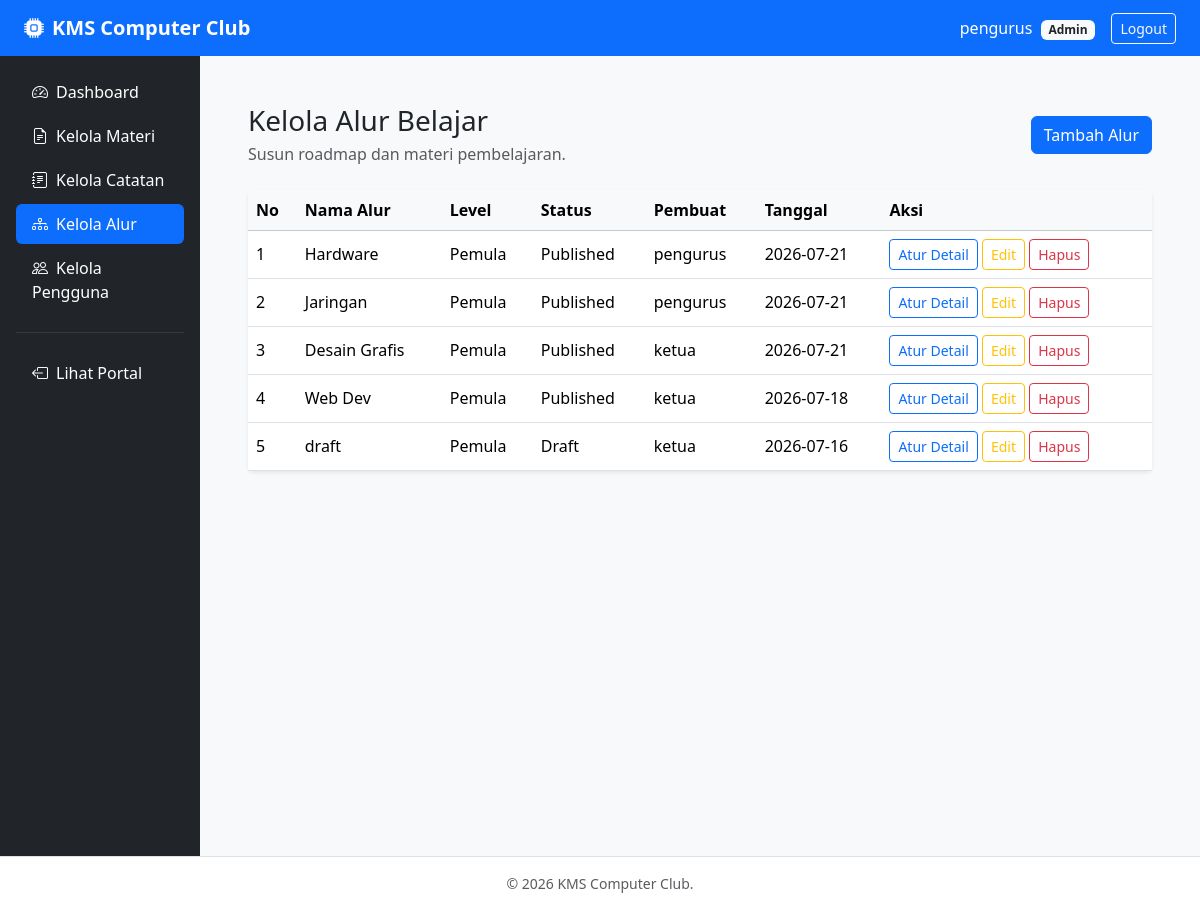
Screenshot of /admin/kelola_alur.php (signed in) with the database file from the repository.
### tables this page shows
CREATE TABLE `alur_pembelajaran` (
  `id_alur` int(11) NOT NULL,
  `id_user` int(11) NOT NULL,
  `nama_alur` varchar(255) NOT NULL,
  `tingkat_level` varchar(50) DEFAULT NULL,
  `status` enum('Draft','Published') DEFAULT 'Draft',
  `tgl_dibuat` date NOT NULL
);

CREATE TABLE `pengguna` (
  `id_user` int(11) NOT NULL,
  `nama_lengkap` varchar(150) NOT NULL,
  `kelas` varchar(50) NOT NULL,
  `username` varchar(100) NOT NULL,
  `password` varchar(255) NOT NULL,
  `kartu_pelajar` varchar(255) DEFAULT NULL,
  `status_akun` enum('Pending','Aktif','Ditolak') DEFAULT 'Pending',
  `alasan_masuk` text DEFAULT NULL,
  `role` enum('Super Admin','Admin','Anggota') NOT NULL DEFAULT 'Anggota'
);

### admin/kelola_alur.php (the view, shortened to what this page needs)
<?php
require_once '../config/koneksi.php';
$data = $conn->query(
    'SELECT a.*, p.nama_lengkap pembuat
     FROM ALUR_PEMBELAJARAN a
     JOIN PENGGUNA p ON p.id_user = a.id_user
     ORDER BY a.id_alur DESC'
)->fetchAll();
include '../includes/header.php';
include '../includes/sidebar.php';
?>
<div class="d-flex justify-content-between align-items-center mb-4">
    <div>
        <h1 class="h3 mb-1">Kelola Alur Belajar</h1>
        <p class="text-muted mb-0">Susun roadmap dan materi pembelajaran.</p>
    </div>
    <button class="btn btn-primary" data-bs-toggle="modal" data-bs-target="#create">Tambah Alur</button>
</div>
<div class="card border-0 shadow-sm">
    <div class="table-responsive">
        <table class="table table-hover align-middle mb-0">
            <thead class="table-light">
                <tr>
                    <th>No</th>
                    <th>Nama Alur</th>
                    <th>Level</th>
                    <th>Status</th>
                    <th>Pembuat</th>
                    <th>Tanggal</th>
                    <th>Aksi</th>
                </tr>
            </thead>
            <tbody>
                <?php foreach ($data as $i => $a): ?>
                    <tr>
                        <td><?= $i + 1 ?></td>
                        <td><?= htmlspecialchars($a['nama_alur']) ?></td>
                        <td><?= htmlspecialchars($a['tingkat_level']) ?></td>
                        <td><?= htmlspecialchars($a['status']) ?></td>
                        <td><?= htmlspecialchars($a['pembuat']) ?></td>
                        <td><?= htmlspecialchars($a['tgl_dibuat']) ?></td>
                        <td>
                            <a class="btn btn-sm btn-outline-primary" href="detail_alur.php?id=<?= $a['id_alur'] ?>">Atur Detail</a>
                            <button class="btn btn-sm btn-outline-warning" data-bs-toggle="modal" data-bs-target="#edit<?= $a['id_alur'] ?>">Edit</button>
                            <a class="btn btn-sm btn-outline-danger" onclick="return confirm('Hapus alur ini?')" href="proses_alur.php?action=delete&id=<?= $a['id_alur'] ?>">Hapus</a>
                        </td>
                    </tr>
                <?php endforeach; ?>
            </tbody>
        </table>
    </div>
</div>
<?php include '../includes/footer.php'; ?>

### rows the page displays
alur_pembelajaran: nama_alur "Hardware", tingkat_level "Pemula", status "Published", id_user.nama_lengkap "pengurus", tgl_dibuat "2026-07-21"
alur_pembelajaran: nama_alur "Jaringan", tingkat_level "Pemula", status "Published", id_user.nama_lengkap "pengurus", tgl_dibuat "2026-07-21"
alur_pembelajaran: nama_alur "Desain Grafis", tingkat_level "Pemula", status "Published", id_user.nama_lengkap "ketua", tgl_dibuat "2026-07-21"
alur_pembelajaran: nama_alur "Web Dev", tingkat_level "Pemula", status "Published", id_user.nama_lengkap "ketua", tgl_dibuat "2026-07-18"
alur_pembelajaran: nama_alur "draft", tingkat_level "Pemula", status "Draft", id_user.nama_lengkap "ketua", tgl_dibuat "2026-07-16"

### other values shown
$_SESSION['nama_lengkap'] "pengurus"
$_SESSION['role'] "Admin"
